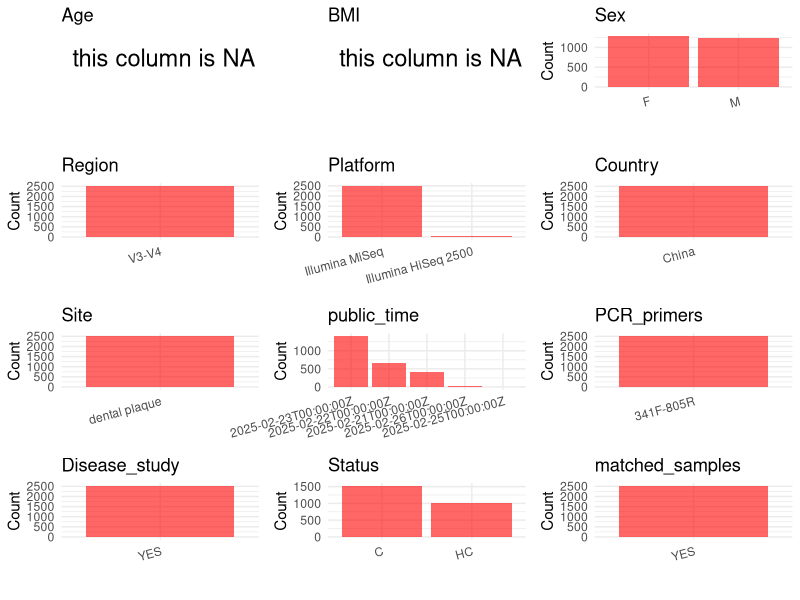

This chart was generated by the following R code: (Note: this script raises an error after producing the figure.)
## ---- chunk 1
# Load necessary libraries
library(dplyr)
library(ggplot2)
library(cowplot)
library(stringr)

# Set working directory (update this path to your local directory)
setwd("E:/bioproject/PRJEB86033")

# Read the initial metadata files
initial_meta <- read.csv("SraRunTable.csv", header = T) 

# Display the first few rows of the metadata
head(initial_meta)
## ---- chunk 2
# Create a uniform metadata dataframe
metadata <- data.frame(
  BioProject = initial_meta$BioProject,
  Run = initial_meta$Run,
  sample_name = initial_meta$HostID,
  Age = NA,
  BMI = NA,
  Sex = initial_meta$host_sex,
  Region = "V3-V4",
  Platform = initial_meta$Instrument,
  Site = initial_meta$qiita_sample_type,
  public_time = initial_meta$ReleaseDate,
  Status = initial_meta$status_host,
  matched_samples = NA,
  stringsAsFactors = FALSE
)

# Use abbreviations to indicate gender
metadata <- metadata %>%
  mutate(Sex = recode(Sex, "female" = "F", "male" = "M"))
## ---- chunk 3
# Add information obtained from the publication
metadata$Country <- "China"
metadata$PCR_primers <- "341F-805R"
metadata$title <- "Single-tooth resolved whole-mouth prediction of early childhood caries
via spatiotemporal variations of plaque microbiota"
metadata$Disease_study <- "YES"
# Assign disease status based on sample_name patterns
metadata <- metadata %>%
  mutate(Status = recode(Status, "C" = "C", "H" = "HC"))

# Check initial data distribution
cat("Initial sample distribution:\n")
table(metadata$sample_name)
table(metadata$Site)

# Calculate sampling frequency per subject
sample_counts <- table(metadata$sample_name)
cat("\nNumber of samples per subject:\n")
print(sample_counts)

# Create matched_samples column
metadata$matched_samples <- ifelse(metadata$sample_name %in% names(sample_counts[sample_counts >= 2]), "YES", "NO")
## ---- chunk 4
# Check the number of unique runs and sample names
print(paste("Number of unique runs:", length(unique(metadata$Run))))
print(paste("Number of unique sample names:", length(unique(metadata$sample_name))))
## ---- chunk 5
# Select columns for visualization
plot_data <- metadata %>%
  select(-BioProject, -Run, -sample_name, -title)

# Function to create simple plots for each column
create_simple_plots <- function(data) {
  plots <- list()
  
  for (col in colnames(data)) {
    # Check if the column is all NA
    if (all(is.na(data[[col]]))) {
      # Create an empty plot with text indicating all NA
      p <- ggplot() +
        annotate("text", x = 0.5, y = 0.5, label = "this column is NA", size = 6) +
        labs(title = col) +
        theme_void()
    } else if (is.numeric(data[[col]])) {
      # Numeric variable: histogram
      p <- ggplot(data, aes(x = .data[[col]])) +
        geom_histogram(fill = "blue", alpha = 0.6, bins = 20, na.rm = TRUE) +
        labs(title = col) +
        theme_minimal()
    } else {
      # Categorical variable: bar plot (remove NA values)
      count_data <- as.data.frame(table(data[[col]], useNA = "ifany"))
      p <- ggplot(count_data, aes(x = reorder(Var1, -Freq), y = Freq)) +
        geom_col(fill = "red", alpha = 0.6) +
        labs(title = col, x = NULL, y = "Count") +
        theme_minimal() +
        theme(axis.text.x = element_text(angle = 15, hjust = 1))
    }
    plots[[col]] <- p
  }
  
  return(plots)
}

# Generate and arrange plots
plots <- create_simple_plots(plot_data)
p<-plot_grid(plots$Age, 
          plots$BMI, 
          plots$Sex, 
          plots$Region, 
          plots$Platform, 
          plots$Country, 
          plots$Site,
          plots$public_time, 
          plots$PCR_primers,
          plots$Disease_study,
          plots$Status,
          plots$matched_samples,# add 
          ncol = 3, align = "hv", axis = "lb")
ggsave("Metadata_Summary.png", plot = p, width = 8, height = 6, dpi = 150)
## ---- chunk 6
knitr::include_graphics("Metadata_Summary.png")
## ---- chunk 7
# Reorder columns to match the desired format
metadata <- metadata[, c(
  "BioProject", "Run", "sample_name", "Age", "BMI", "Sex", 
  "Region", "Platform", "Country", "Site", "public_time", 
  "PCR_primers", "title", "Disease_study", "Status", "matched_samples"
)]

# Export the uniform metadata to a CSV file
write.csv(metadata, file = "metadata.csv", quote = TRUE)
head(metadata)
